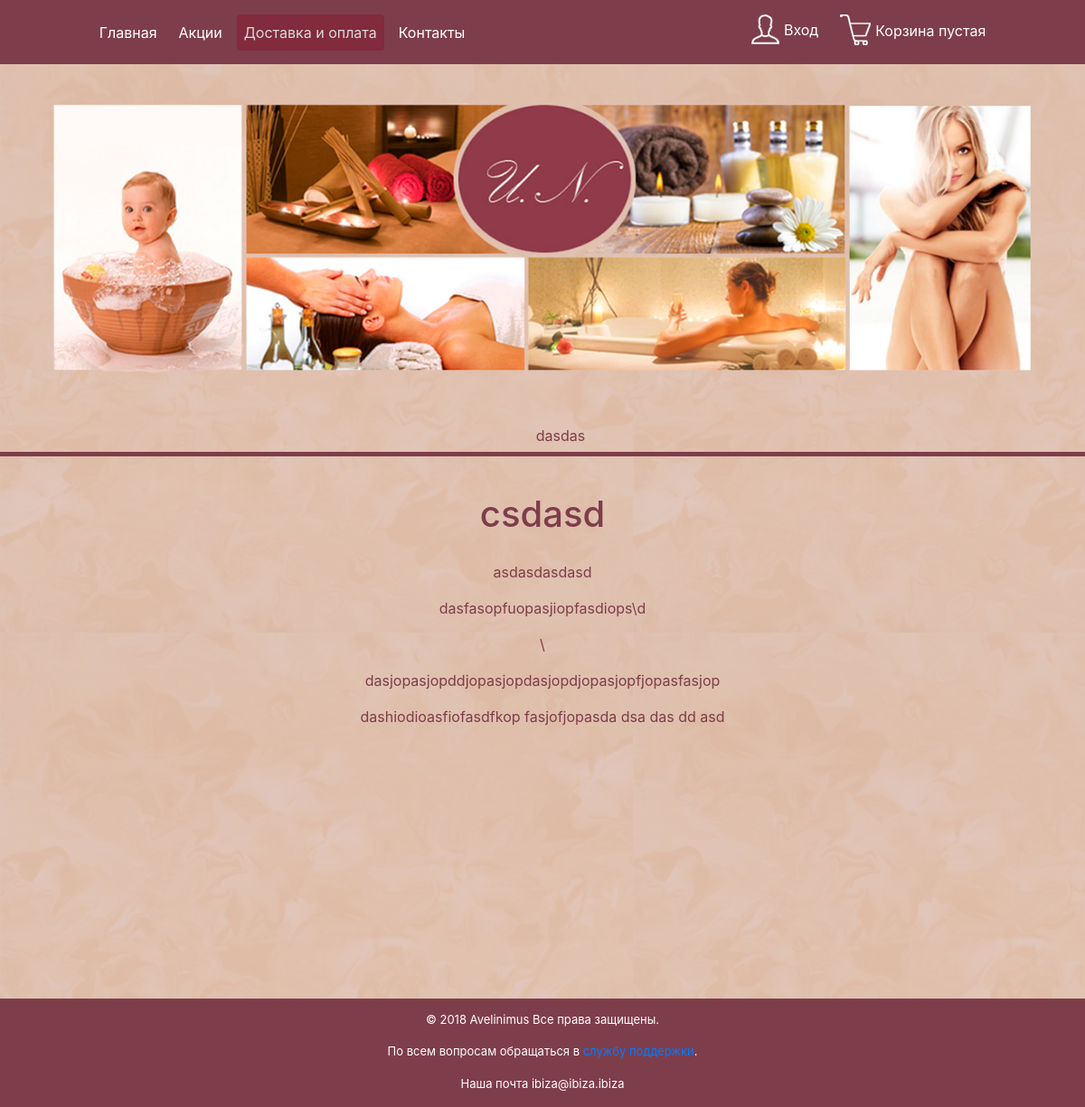
The page /ru/payment/ on the database as committed earlier.
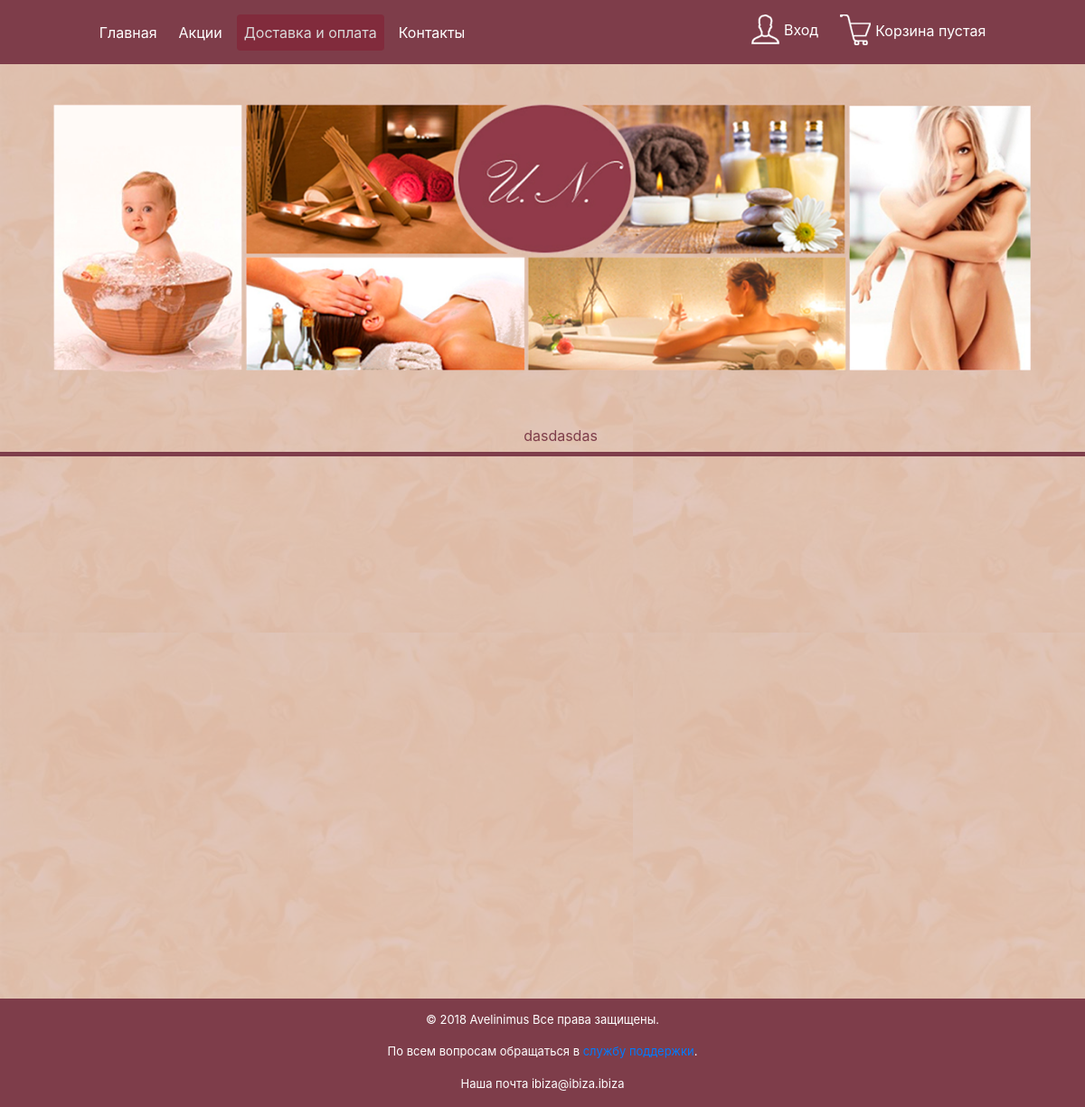
The same page on the database as committed later.
### ru/models.py (models this page shows, shortened)
class Category(models.Model):
    class Meta:
        ordering = ['name']
        verbose_name = 'Категория'
        verbose_name_plural = 'Категории'
    name = models.CharField(max_length=100, db_index=True, verbose_name="Категория")
    slug = models.SlugField(max_length=200, db_index=True,
                            unique=True, help_text='Нужно использовать для создания "хороших" URL-ов')
    available = models.BooleanField(default=True, verbose_name="Отображать")
    def get_absolute_url(self):
        return reverse('ru:category_detail', args={self.slug})

class Payment(models.Model):
    class Meta:
        ordering = ['title']
        verbose_name = 'Описание для доставки и оплаты'
        verbose_name_plural = 'Описание для доставки и оплаты'
    title = models.CharField(max_length=100, db_index=True, verbose_name='Название')
    description = RichTextUploadingField(blank=True, verbose_name='Описание')

### ru/views.py (the view)
# urls.py: path('payment/', views.payment, name='payment'),
def payment(request):
    payments = Payment.objects.all()
    category_list = Category.objects.all()
    products_list = Products.objects.all()
    return render(request, 'ru/payment.html', {
        'category_list': category_list,
        'products_list': products_list,
        'payments': payments
    })

### ru/cart.py (called while the page is built)
    def __len__(self):
        return sum(item['quantity'] for item in self.cart.values())

### ru/context_processors.py (called while the page is built)
def cart(request):
    return {'cart': Cart(request)}

### templates/ru/payment.html (shortened to what this page needs)
{% extends 'ru/base.html' %}
    {% load static %}
    {% block top_menu %}
            <div class="top-menu">
                <ul class="navbar-nav mr-auto">
                    <li class="nav-item">
                        <a class="nav-link" href="{% url "ru:category_list" %}">Главная</a>
                    </li>
                    <li class="nav-item">
                        <a class="nav-link" href="{% url "ru:shares_list" %}">Акции</a>
                    </li>
                    <li class="nav-item active">
                        <a class="nav-link" href="{% url "ru:payment" %}">Доставка и оплата</a>
                    </li>
                    <li class="nav-item">
                        <a class="nav-link" href="{% url "ru:contact" %}">Контакты</a>
                    </li>
                </ul>
            </div>
    {% endblock %}
    {% block content %}
        {% for payment in payments %}
            <div class="col-12">
                <h1 style="padding-bottom: 20px;color: #7E3D4A">{{ payment.title }}</h1>
                {% autoescape off %}
                    <div style="text-align: center">{{ payment.description }}</div>
                {% endautoescape %}
            </div>
        {% endfor %}
    {% endblock %}

### templates/ru/base.html (shortened to what this page needs)
<!DOCTYPE html>
<html lang="en">
<head>
    {% load static %}
    {% load account %}
    <link rel="stylesheet" href = "{% static 'css/styles.css' %}">
    <link rel="stylesheet" href = "{% static 'css/bootstrap_menu.css' %}">
    <link rel="stylesheet" href="https://maxcdn.bootstrapcdn.com/bootstrap/4.0.0/css/bootstrap.min.css">
</head>
<body>
<div class='container-fluid container-fluid-reformat'>
    <div class="row block_01">
        <nav class="navbar navbar-expand-lg custom-toggler" style="width: 100%;">
            <div class="collapse navbar-collapse" id="navbarSupportedContent" align="center" style="margin: 0 7% 0 7%">
                {% block top_menu %}{% endblock %}
                <div class="top-menu" style="margin: 0 0 0 auto;">
                    <ul class="navbar-nav mr-auto">
                        {% if not user.is_active %}
                            <li class="nav-item">
                                <a class="nav-link" href="{% url 'account_login' %}"><img src="{% static 'ru/images/login.png' %}" style="margin-right: 5px;margin-bottom: 5px">Вход</a>
                            </li>
                        {% else %}
                            <li class="nav-item">
                                <a class="nav-link" href="{% url 'ru:my_room' %}"><img src="{% static 'ru/images/login.png' %}" style="margin-right: 5px;margin-bottom: 5px">Моя комната</a>
                            </li>
                        {% endif %}
                        <li class="nav-item">
                            <a class="nav-link" href="{% url 'ru:cart_detail' %}"><img src="{% static 'ru/images/card.png' %}" style="margin-right: 5px; margin-bottom: 5px">Корзина
                            {% with total_items=cart|length %}
                                {% if cart|length > 0 %}
                                    на {{ cart.get_total_price_with_discount }} грн.
                                {% else %}
                                    пустая
                                {% endif %}
                            {% endwith %}
                            </a>
                        </li>
                    </ul>
                </div>
            </div>
        </nav>
    </div>
    <div class="row block_02">
        <div class="col-12"><a href="{% url "ru:category_list" %}"><img src="{% static 'ru/images/main_img.png' %}" align="center"></a>
        </div>
        <div class="col-12 categories" style="padding-top: 15px;">
            <ul>
                {% for category in category_list %}
                    {% if category.available %}
                        {% if category.rel_category.count %}
                            <li>
                                <a href="{{ category.get_absolute_url }}">{{ category.name }}</a>
                            </li>
                        {% endif %}
                    {% endif %}
                {% endfor %}
            </ul>
        </div>
    </div>
    <div class="row block_03" style="padding-top: 40px">
        {% block content %}
        {% endblock %}
    </div>
    <div class="row block_04">
        <div class="col-12 footer_reformat" style="color: white">
            <p style="text-align: center;color: white">© 2018 Avelinimus Все права защищены.</p>
            <p style="text-align: center;color: white">По всем вопросам обращаться в<a href="{% url 'ru:support' %}"> службу поддержки</a>.</p>
            <p style="text-align: center;color: white">Наша почта ibiza@ibiza.ibiza</p>
      </div>
    </div>
</body>
</html>

Rows that differ between the two databases and show on the page:
removed Payment: title "csdasd", description "asdasdasdasd dasfasopfuopasjiopfasdiops\\d \\ dasjopasjopddjopasjopdasjopdjopasjopfjopasfasjop dashiodioasfiofasdfkop fasjofjopasda dsa das dd asd"
changed Category: name "dasdas" → "dasdasdas"
